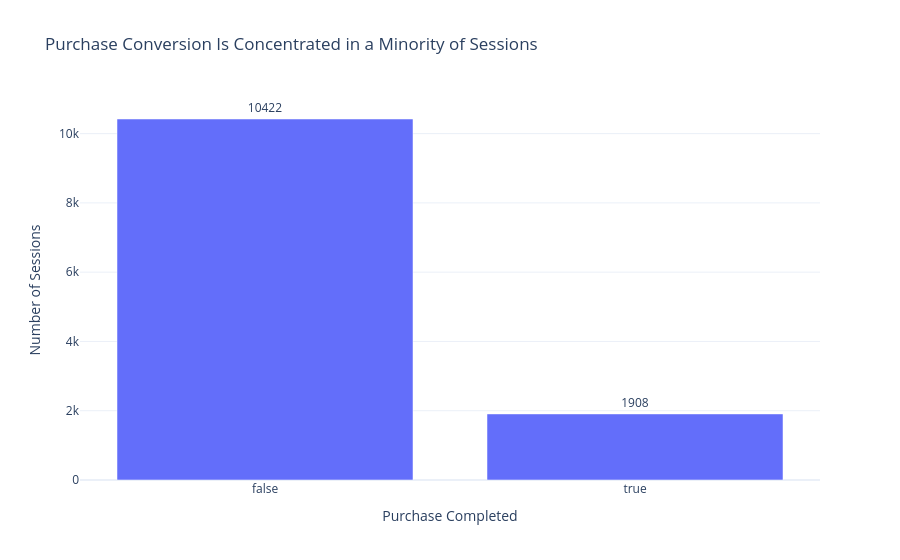

The code cell stored with this chart in its notebook:
### Markdown cell above
#### Purchase Conversion Distribution

### Code cell
#### Distribution of Purchase Conversion

revenue_counts = df['Revenue'].value_counts().reset_index()
revenue_counts.columns = ['Revenue', 'Session_Count']

fig = px.bar(
    revenue_counts,
    x='Revenue',
    y='Session_Count',
    title='Purchase Conversion Is Concentrated in a Minority of Sessions',
    labels={
        'Revenue': 'Purchase Completed',
        'Session_Count': 'Number of Sessions'
    },
    text='Session_Count'
)

fig.update_traces(
    textposition='outside'
)

fig.update_layout(
    template='plotly_white',
    xaxis_title='Purchase Completed',
    yaxis_title='Number of Sessions'
)

fig.show()

### Figure 1 — Plotly figure (JSON) as saved in the notebook; plotly's stock layout.template omitted (floating-point values rounded to 4 significant figures)
{"data": [{"hovertemplate": "Purchase Completed=%{x}<br>Number of Sessions=%{text}<extra></extra>", "legendgroup": "", "marker": {"color": "#636efa", "pattern": {"shape": ""}}, "name": "", "orientation": "v", "showlegend": false, "text": [10420.0, 1908.0], "textposition": "outside", "type": "bar", "x": [false, true], "xaxis": "x", "y": [10422, 1908], "yaxis": "y"}], "layout": {"barmode": "relative", "legend": {"tracegroupgap": 0}, "title": {"text": "Purchase Conversion Is Concentrated in a Minority of Sessions"}, "xaxis": {"anchor": "y", "domain": [0, 1], "title": {"text": "Purchase Completed"}}, "yaxis": {"anchor": "x", "domain": [0, 1], "title": {"text": "Number of Sessions"}}}}
